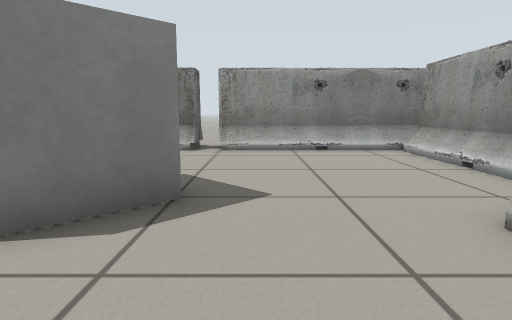
[1] (above)

23 first-person views from a walk through a world built for the Gazebo simulator. The camera is 0.51 m above the floor, tilts 8° down and sees 75° across. Floor lines are 1 m apart. The floor is counted in squares, 0.5 m on a side. Each view is taken from the middle of a square. On the plan, view 1 faces up. The plan holds only what a view shows up to about 13 squares ahead; the rest is blank. The place goes on beyond the plan. Simple patterns stand in for the simulator's built-in surfaces.

[2]
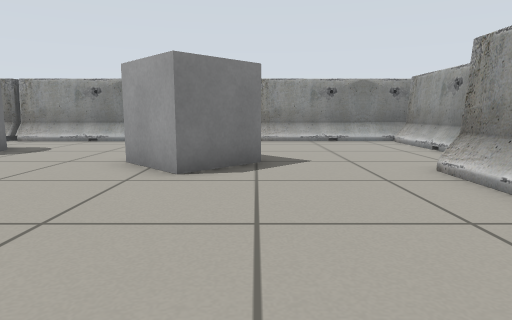

[3]
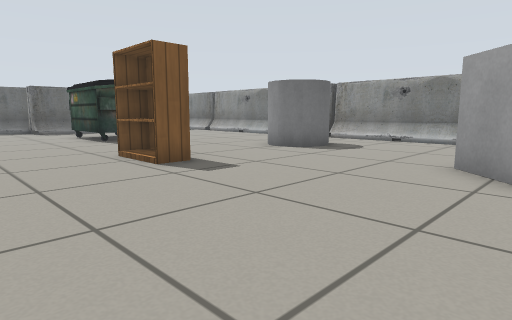

[4]
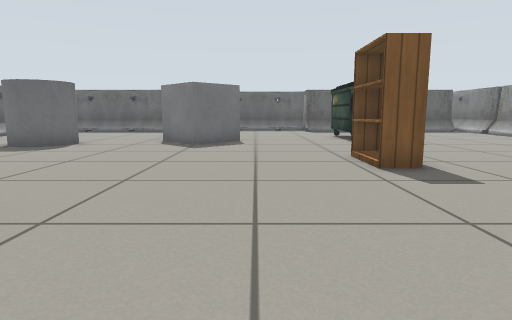

[5]
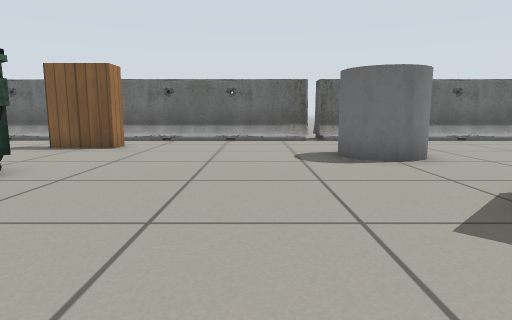

[6]
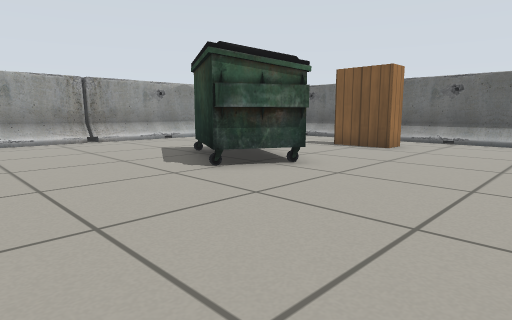

[7]
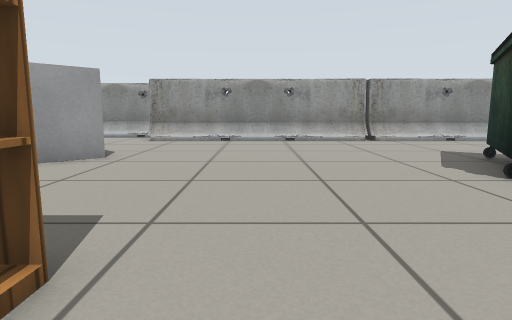

[8]
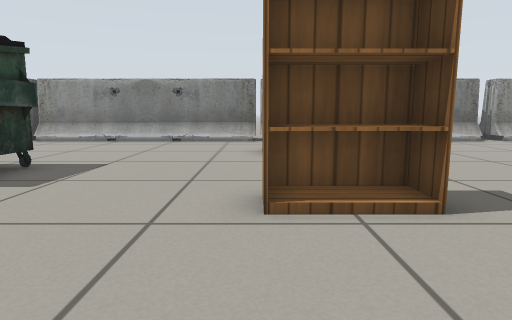

[9]
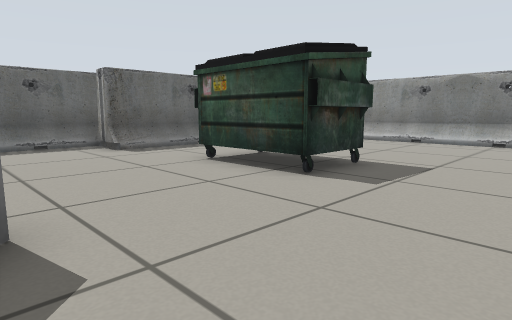

[10]
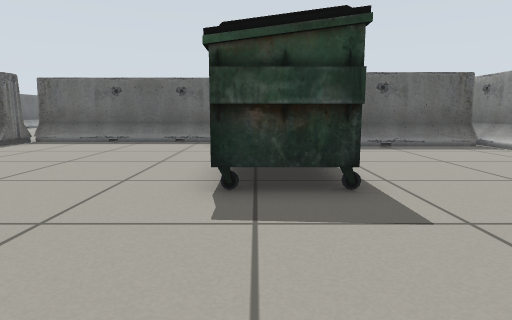

[11]
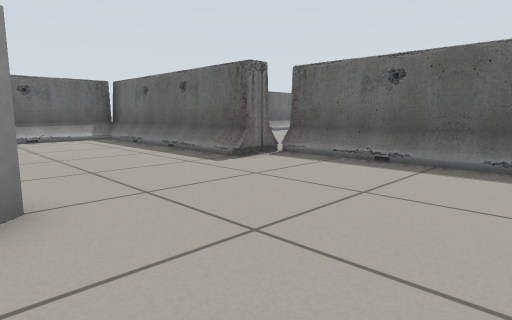

[12]
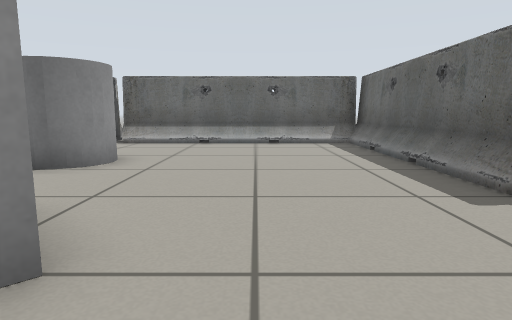

[13]
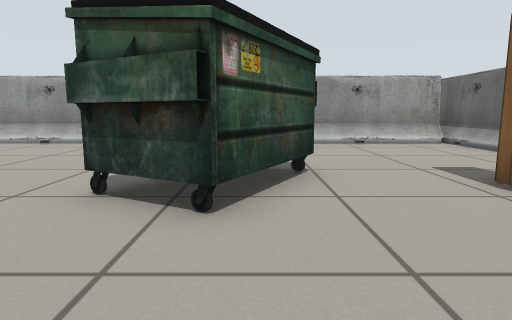

[14]
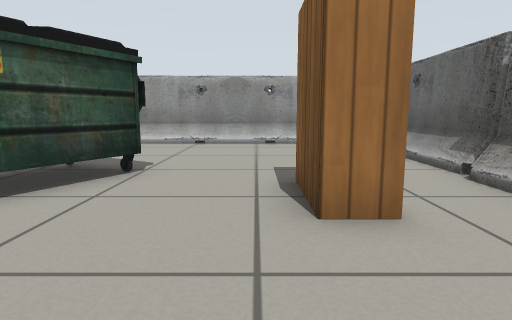

[15]
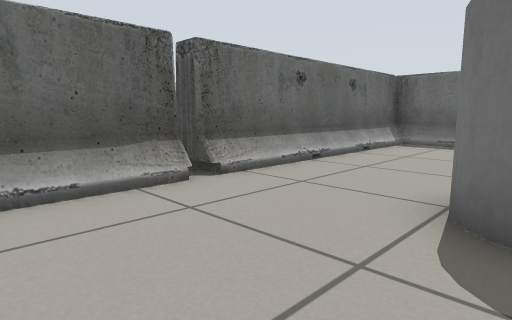

[16]
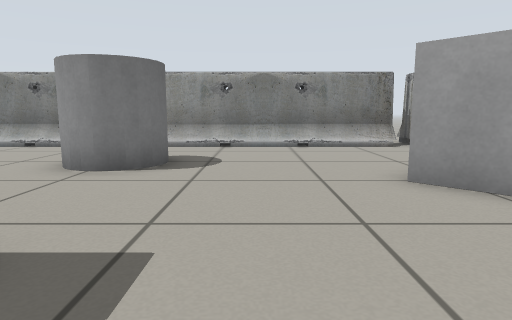

[17]
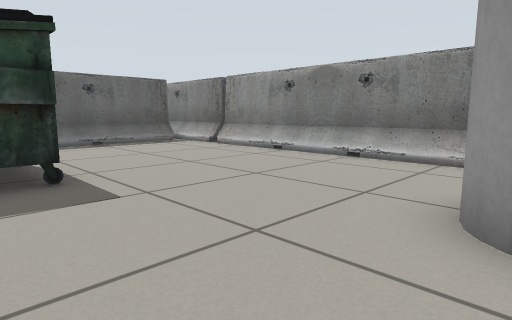

[18]
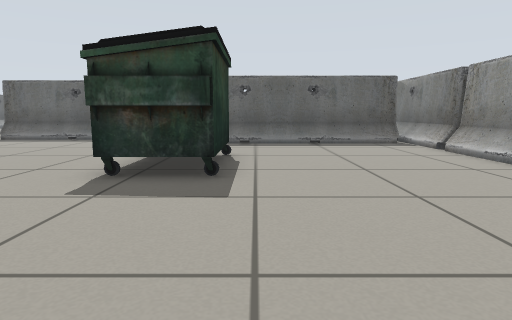

[19]
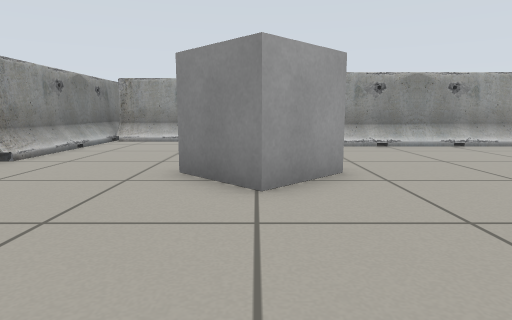

[20]
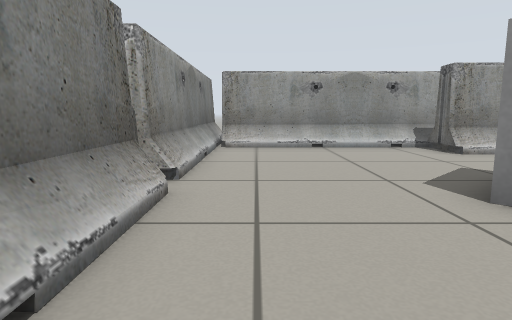

[21]
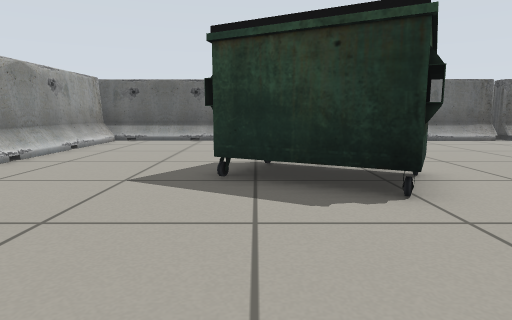

[22]
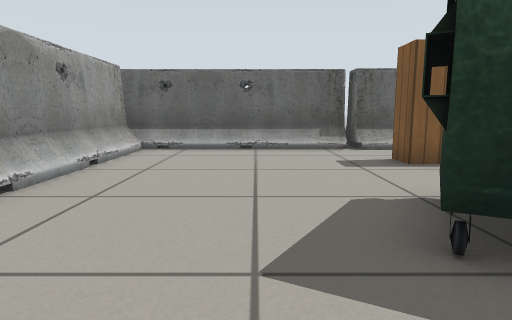

[23]
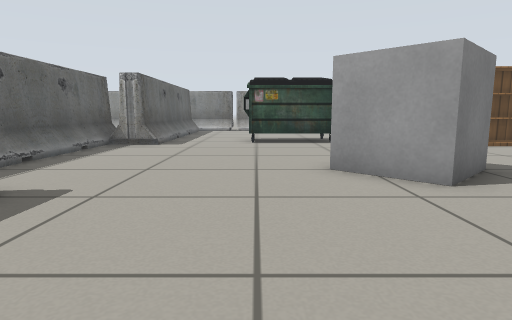

### Floor plan
Key: @ floor where view 1 was taken; . floor; B barrier; C grey cylinder; U dumpster; K bookshelf; O other object.
Columns run from 23 left of view 1 to 6 right of it. Each row starts with its distance up from view 1.
 11                       B
 10  BBBBBBBBBBBBBBBBBBBBBBBBBBBBB
  9  BBBBBBBBBBBBBBBBBBBBBBBBBBB B
  8   BB.......................B
  7   BB..........  ...........B
  6   BB.........C C...........BB
  5   BB.........CCC....OO.....B
  4   BB...............OO.O....BB
  3   BB..UUUU..........OO...BBB
  2  BBB..UUUU...............BBB
  1  BBB..UUUU...KKK.........BB
  0  B...........KKK.......@.BB
 -1 BB.......................BB
 -2  B.......................BB
 -3  B...... O...............BB
 -4  B......O.O..............BB
 -5  B......OO........UU.....BB
 -6  BBB.............UUUU....BB
 -7   BB.............UUUUU...BB
 -8   BB.....CCC.......UU....BB
 -9   BB.....C C.............BB
-10   BB..... CC.............BB
-11   BB.............KKK.....BB
-12   BB.....................BB
-13   BBBBBBBBBBBBBBBBBB.....BB
-14    BBBBBBBBBBBBBBBBBBBBBBBBB

Where each view was taken, in squares from view 1:
view 1: 0 up, 0 right, facing up
view 2: 3 down, 1 left, facing up
view 3: 3 down, 2 left, facing up-left
view 4: 2 down, 2 left, facing left
view 5: 1 down, 10 left, facing down
view 6: 1 down, 10 left, facing down-right
view 7: 1 down, 10 left, facing right
view 8: 3 down, 10 left, facing up
view 9: 3 down, 11 left, facing up-left
view 10: 2 up, 10 left, facing left
view 11: 0 up, 15 left, facing down-left
view 12: 2 down, 17 left, facing down
view 13: 7 down, 9 left, facing right
view 14: 10 down, 9 left, facing right
view 15: 9 down, 9 left, facing down-left
view 16: 1 down, 6 left, facing up
view 17: 2 up, 9 left, facing up-left
view 18: 4 up, 9 left, facing left
view 19: 4 up, 8 left, facing right
view 20: 8 up, 6 left, facing right
view 21: 1 down, 3 left, facing down
view 22: 4 down, 1 left, facing down
view 23: 10 down, 17 left, facing up
